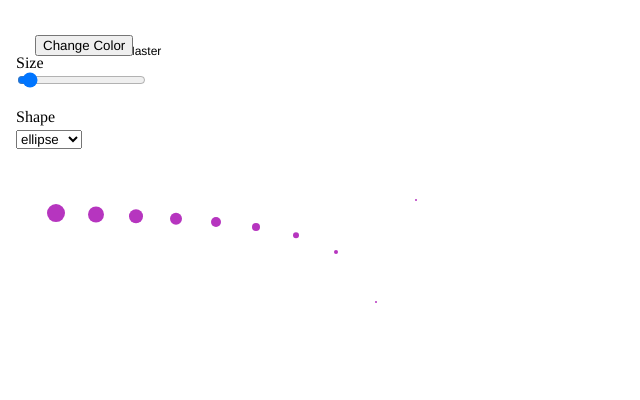
Frame 1 (no input)
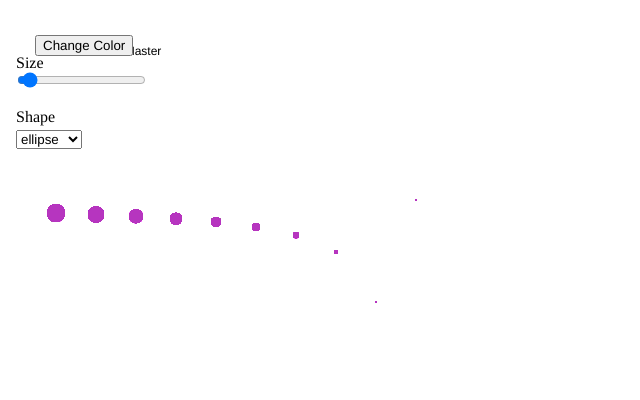
Frame 60 (no input)
Frame 120 (the mouse pressed at the canvas centre since frame 60): identical to frame 60, image omitted

The p5.js sketch that drew these frames (run headless with seeded random() and noise() and a simulated clock; from frame 60 on, the mouse is pressed at the canvas centre):

// p5.js sketch
// ── sketch.js
let colorBtn, sizeSlider, shapeSelect;
let shapeColor;
let rainDrops = []

//rainMaster
//Control the intensity of the rain
//the color of the rain

function setup() {
  createCanvas(640, 400);
  // noStroke();





  // starting color
  shapeColor = color(random(255), random(255), random(255));

  // Button: change color
  colorBtn = createButton("Change Color");
  colorBtn.position(35, 35);
  colorBtn.mousePressed(randomShapeColor);
  fill(0);

  text("RainMaster", 100, 55);

  function startRain(){
      //causes the width of
      ellipse(width/2 ,height/2 ,20 )

  }



  function randomShapeColor() {
    shapeColor = color(random(255), random(255), random(255));
  }

  // Slider: controls size
  createP("Size").position(0, 50).style("margin", "4px 0 0 16px");
  sizeSlider = createSlider(1, 25, 2, 1);
  sizeSlider.position(15, 70);

  // Dropdown: choose shape
  createP("Shape").position(0, 100).style("margin", "8px 0 0 16px");
  shapeSelect = createSelect();
  shapeSelect.position(16, 130);
  shapeSelect.option("ellipse");
  shapeSelect.option("rect");
  shapeSelect.option("triangle");
}

function draw() {

  // text("RainMaster", 35, 55);

  fill(shapeColor);
  push();
  translate(width * 0.65, height * 0.5);
  let s = sizeSlider.value();
  rainDrops.push(new rain(-width/4, height/s, 100, 10, s, 10));
    for (let i = 0; i < rainDrops.length; i++) {
        rainDrops[i].startRaining();

    }

  // draw chosen shape
  let choice = shapeSelect.value();
  if (choice === "ellipse") {
    ellipse(0, 0, s, s);
  } else if (choice === "rect") {
    rectMode(CENTER);
    rect(0, 0, s, s);
  } else if (choice === "triangle") {
    triangle(-s * 0.6, s * 0.5, 0, -s * 0.6, s * 0.6, s * 0.5);
  }
  pop();
}

class rain{
    constructor(x, y, c, s, n, ss, spd) {
        // This code runs once when an instance is created.
        this.x = x;
        this.y = y;
        this.c = c;
        this.s = s;
        this.n = n
        this.ss = ss;
        this.spd = spd;
    }
    startRaining(){
        //
        noStroke();
        for (let i = 0; i < 10; i++){
            let x = this.x/2*i*0.5
            let y = this.y/2/i
        for (let j = 0; j < this.n; j++){
            ellipse(x,y+j*this.n ,i*this.n/j )

        }
        }

    }
}
